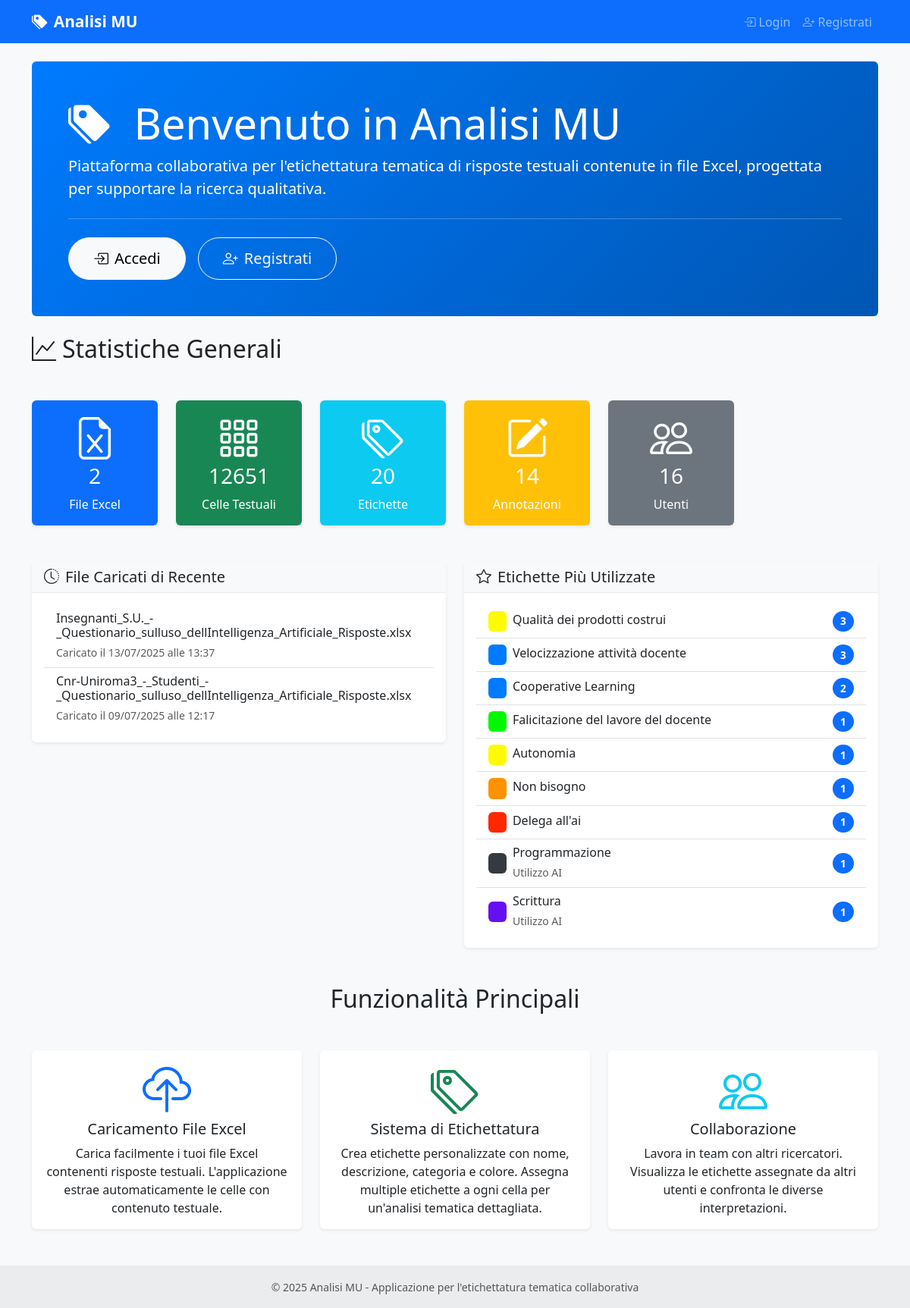
The page / on the database its author committed.
### models.py (models this page shows, shortened)
class ExcelFile(db.Model):
    id = db.Column(db.Integer, primary_key=True)
    filename = db.Column(db.String(255), nullable=False)
    original_filename = db.Column(db.String(255), nullable=False)
    file_path = db.Column(db.String(500), nullable=False)
    uploaded_by = db.Column(db.Integer, db.ForeignKey('user.id'), nullable=False)
    uploaded_at = db.Column(db.DateTime, default=datetime.utcnow)
    uploader = db.relationship('User', backref='uploaded_files')
    text_cells = db.relationship('TextCell', backref='excel_file', lazy=True, cascade='all, delete-orphan')

class Label(db.Model):
    id = db.Column(db.Integer, primary_key=True)
    name = db.Column(db.String(100), nullable=False, unique=True)
    description = db.Column(db.Text)
    category_id = db.Column(db.Integer, db.ForeignKey('category.id'), nullable=True)
    category = db.Column(db.String(50))  # Manteniamo per compatibilità, sarà deprecato
    color = db.Column(db.String(7), default='#007bff')  # Colore HEX
    is_active = db.Column(db.Boolean, default=True)  # Soft delete
    created_at = db.Column(db.DateTime, default=datetime.utcnow)
    updated_at = db.Column(db.DateTime, default=datetime.utcnow, onupdate=datetime.utcnow)
    annotations = db.relationship('CellAnnotation', backref='label', lazy=True, cascade='all, delete-orphan')
    category_obj = db.relationship('Category', foreign_keys=[category_id], back_populates='labels')

### routes/main.py (the view)
@main_bp.route('/')
def index():
    stats = {
        'total_files': ExcelFile.query.count(),
        'total_cells': TextCell.query.count(),
        'total_labels': Label.query.count(),
        'total_annotations': CellAnnotation.query.count(),
        'total_users': User.query.count()
    }
    recent_files = ExcelFile.query.order_by(ExcelFile.uploaded_at.desc()).limit(5).all()
    popular_labels = db.session.query(Label, db.func.count(CellAnnotation.id).label('count'))\
        .join(CellAnnotation)\
        .group_by(Label.id)\
        .order_by(db.desc('count'))\
        .limit(10)\
        .all()
    return render_template('main/index.html',
                         stats=stats,
                         recent_files=recent_files,
                         popular_labels=popular_labels)

### templates/main/index.html (shortened to what this page needs)
{% extends "base.html" %}
{% block content %}
<div class="row">
    <div class="col-12">
        <div class="jumbotron bg-primary text-white rounded p-5 mb-4">
            <h1 class="display-4">
                <i class="bi bi-tags-fill me-3"></i>
                Benvenuto in Analisi MU
            </h1>
            <p class="lead">
                Piattaforma collaborativa per l'etichettatura tematica di risposte testuali
                contenute in file Excel, progettata per supportare la ricerca qualitativa.
            </p>
            {% if not current_user.is_authenticated %}
            <hr class="my-4">
            <div class="d-flex gap-3">
                <a class="btn btn-light btn-lg" href="{{ url_for('auth.login') }}" role="button">
                    <i class="bi bi-box-arrow-in-right me-2"></i>Accedi
                </a>
                <a class="btn btn-outline-light btn-lg" href="{{ url_for('auth.register') }}" role="button">
                    <i class="bi bi-person-plus me-2"></i>Registrati
                </a>
            </div>
            {% else %}
            <hr class="my-4">
            <a class="btn btn-light btn-lg" href="{{ url_for('main.dashboard') }}" role="button">
                <i class="bi bi-speedometer2 me-2"></i>Vai alla Dashboard
            </a>
            {% endif %}
        </div>
    </div>
</div>
<div class="row mb-4">
    <div class="col-12">
        <h2 class="mb-4">
            <i class="bi bi-graph-up me-2"></i>Statistiche Generali
        </h2>
    </div>
</div>
<div class="row mb-5">
    <div class="col-md-2">
        <div class="card bg-primary text-white">
            <div class="card-body text-center">
                <i class="bi bi-file-earmark-excel display-4 mb-2"></i>
                <h3 class="card-title">{{ stats.total_files }}</h3>
                <p class="card-text">File Excel</p>
            </div>
        </div>
    </div>
    <div class="col-md-2">
        <div class="card bg-success text-white">
            <div class="card-body text-center">
                <i class="bi bi-grid-3x3-gap display-4 mb-2"></i>
                <h3 class="card-title">{{ stats.total_cells }}</h3>
                <p class="card-text">Celle Testuali</p>
            </div>
        </div>
    </div>
    <div class="col-md-2">
        <div class="card bg-info text-white">
            <div class="card-body text-center">
                <i class="bi bi-tags display-4 mb-2"></i>
                <h3 class="card-title">{{ stats.total_labels }}</h3>
                <p class="card-text">Etichette</p>
            </div>
        </div>
    </div>
    <div class="col-md-2">
        <div class="card bg-warning text-white">
            <div class="card-body text-center">
                <i class="bi bi-pencil-square display-4 mb-2"></i>
                <h3 class="card-title">{{ stats.total_annotations }}</h3>
                <p class="card-text">Annotazioni</p>
            </div>
        </div>
    </div>
    <div class="col-md-2">
        <div class="card bg-secondary text-white">
            <div class="card-body text-center">
                <i class="bi bi-people display-4 mb-2"></i>
                <h3 class="card-title">{{ stats.total_users }}</h3>
                <p class="card-text">Utenti</p>
            </div>
        </div>
    </div>
</div>
<div class="row">
    <div class="col-md-6">
        <div class="card">
            <div class="card-header">
                <h5 class="mb-0">
                    <i class="bi bi-clock-history me-2"></i>File Caricati di Recente
                </h5>
            </div>
            <div class="card-body">
                {% if recent_files %}
                <div class="list-group list-group-flush">
                    {% for file in recent_files %}
                    <div class="list-group-item d-flex justify-content-between align-items-center">
                        <div>
                            <h6 class="mb-1">{{ file.original_filename }}</h6>
                            <small class="text-muted">
                                Caricato il {{ file.uploaded_at.strftime('%d/%m/%Y alle %H:%M') }}
                            </small>
                        </div>
                    </div>
                    {% endfor %}
                </div>
                {% else %}
                <p class="text-muted">Nessun file caricato ancora.</p>
                {% endif %}
            </div>
        </div>
    </div>
    <div class="col-md-6">
        <div class="card">
            <div class="card-header">
                <h5 class="mb-0">
                    <i class="bi bi-star me-2"></i>Etichette Più Utilizzate
                </h5>
            </div>
            <div class="card-body">
                {% if popular_labels %}
                <div class="list-group list-group-flush">
                    {% for label, count in popular_labels %}
                    <div class="list-group-item d-flex justify-content-between align-items-center">
                        <div class="d-flex align-items-center">
                            <span class="badge me-2" style="background-color: {{ label.color }};">
                            </span>
                            <div>
                                <h6 class="mb-1">{{ label.name }}</h6>
                                {% if label.category %}
                                <small class="text-muted">{{ label.category }}</small>
                                {% endif %}
                            </div>
                        </div>
                        <span class="badge bg-primary rounded-pill">{{ count }}</span>
                    </div>
                    {% endfor %}
                </div>
                {% else %}
                <p class="text-muted">Nessuna etichetta utilizzata ancora.</p>
                {% endif %}
            </div>
        </div>
    </div>
</div>
{% if not current_user.is_authenticated %}
<div class="row mt-5">
    <div class="col-12">
        <h2 class="text-center mb-5">Funzionalità Principali</h2>
    </div>
</div>
<div class="row mb-5">
    <div class="col-md-4">
        <div class="card h-100">
            <div class="card-body text-center">
                <i class="bi bi-cloud-upload display-3 text-primary mb-3"></i>
                <h5 class="card-title">Caricamento File Excel</h5>
                <p class="card-text">
                    Carica facilmente i tuoi file Excel contenenti risposte testuali.
                    L'applicazione estrae automaticamente le celle con contenuto testuale.
                </p>
            </div>
        </div>
    </div>
    <div class="col-md-4">
        <div class="card h-100">
            <div class="card-body text-center">
                <i class="bi bi-tags display-3 text-success mb-3"></i>
                <h5 class="card-title">Sistema di Etichettatura</h5>
                <p class="card-text">
                    Crea etichette personalizzate con nome, descrizione, categoria e colore.
                    Assegna multiple etichette a ogni cella per un'analisi tematica dettagliata.
                </p>
            </div>
        </div>
    </div>
    <div class="col-md-4">
        <div class="card h-100">
            <div class="card-body text-center">
                <i class="bi bi-people display-3 text-info mb-3"></i>
                <h5 class="card-title">Collaborazione</h5>
                <p class="card-text">
                    Lavora in team con altri ricercatori. Visualizza le etichette assegnate
                    da altri utenti e confronta le diverse interpretazioni.
                </p>
            </div>
        </div>
    </div>
</div>
{% endif %}
{% endblock %}

### templates/base.html (shortened to what this page needs)
<!DOCTYPE html>
<html lang="it">
<head>
    <link href="https://cdn.jsdelivr.net/npm/bootstrap@5.3.0/dist/css/bootstrap.min.css" rel="stylesheet">
    <link href="https://cdn.jsdelivr.net/npm/bootstrap-icons@1.10.0/font/bootstrap-icons.css" rel="stylesheet">
    <link href="{{ url_for('static', filename='css/style.css') }}" rel="stylesheet">
</head>
<body>
    <nav class="navbar navbar-expand-lg navbar-dark bg-primary">
        <div class="container">
            <a class="navbar-brand" href="{{ url_for('main.index') }}">
                <i class="bi bi-tags-fill me-2"></i>Analisi MU
            </a>
            <div class="collapse navbar-collapse" id="navbarNav">
                <ul class="navbar-nav">
                    {% if current_user.is_authenticated %}
                    <li class="nav-item dropdown">
                        <a class="nav-link dropdown-toggle" href="#" id="userDropdown" role="button" data-bs-toggle="dropdown">
                            <i class="bi bi-person-circle me-1"></i>{{ current_user.username }}
                        </a>
                        <ul class="dropdown-menu dropdown-menu-end">
                            <li><a class="dropdown-item" href="{{ url_for('admin.profile') }}">
                                <i class="bi bi-person me-1"></i>Il Mio Profilo
                            </a></li>
                            <li><hr class="dropdown-divider"></li>
                            <li><a class="dropdown-item" href="{{ url_for('auth.logout') }}">
                                <i class="bi bi-box-arrow-right me-1"></i>Logout
                            </a></li>
                        </ul>
                    </li>
                    {% else %}
                    <li class="nav-item">
                        <a class="nav-link" href="{{ url_for('auth.login') }}">
                            <i class="bi bi-box-arrow-in-right me-1"></i>Login
                        </a>
                    </li>
                    <li class="nav-item">
                        <a class="nav-link" href="{{ url_for('auth.register') }}">
                            <i class="bi bi-person-plus me-1"></i>Registrati
                        </a>
                    </li>
                    {% endif %}
                </ul>
            </div>
        </div>
    </nav>
    <main class="container my-4">
        {% block content %}{% endblock %}
    </main>
    <footer class="bg-light text-center text-lg-start mt-5">
        <div class="text-center p-3" style="background-color: rgba(0, 0, 0, 0.05);">
            <small class="text-muted">
                © 2025 Analisi MU - Applicazione per l'etichettatura tematica collaborativa
            </small>
        </div>
    </footer>
</body>
</html>

### static/css/style.css (style rules this page uses)
:root { --primary-color: #007bff; --success-color: #28a745; --warning-color: #ffc107; --danger-color: #dc3545; --info-color: #17a2b8; --light-color: #f8f9fa; --dark-color: #343a40; }
body { font-family: 'Segoe UI', Tahoma, Geneva, Verdana, sans-serif; background-color: #f8f9fa; }
.navbar-brand { font-weight: 600; font-size: 1.3rem; }
.card { border: none; box-shadow: 0 0.125rem 0.25rem rgba(0, 0, 0, 0.075); transition: box-shadow 0.15s ease-in-out; }
.card-header { background-color: #f8f9fa; border-bottom: 1px solid #e9ecef; font-weight: 600; }
.jumbotron { background: linear-gradient(135deg, var(--primary-color) 0%, #0056b3 100%); }
.btn { border-radius: 50px; font-weight: 500; transition: all 0.2s ease; }
.btn-lg { border-radius: 50px; padding: 0.75rem 2rem; }
.badge { font-size: 0.85em; padding: 0.5em 0.75em; }

### rows shown on the page
ExcelFile: original_filename "Insegnanti_S.U._-_Questionario_sulluso_dellIntelligenza_Artificiale_Risposte.xlsx", uploaded_at "13/07/2025 alle 13:37"
ExcelFile: original_filename "Cnr-Uniroma3_-_Studenti_-_Questionario_sulluso_dellIntelligenza_Artificiale_Risposte.xlsx", uploaded_at "09/07/2025 alle 12:17"
Label: name "Qualità dei prodotti costrui", count "3"
Label: name "Velocizzazione attività docente", count "3"
Label: name "Cooperative Learning", count "2"
Label: name "Falicitazione del lavore del docente", is_active "1"
Label: name "Autonomia", is_active "1"
Label: name "Non bisogno", is_active "1"
Label: name "Delega all'ai", is_active "1"
Label: name "Programmazione", category "Utilizzo AI", is_active "1"
Label: name "Scrittura", category "Utilizzo AI", is_active "1"

### other values the page prints
{{ stats.total_files }} "2"
{{ stats.total_cells }} "12651"
{{ stats.total_labels }} "20"
{{ stats.total_annotations }} "14"
{{ stats.total_users }} "16"
